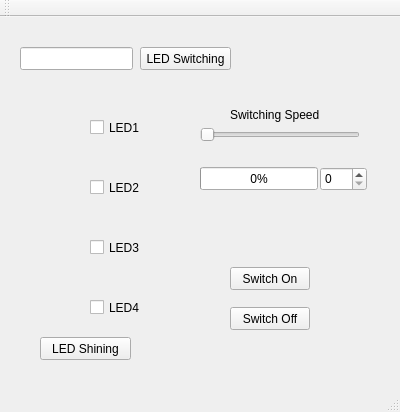
<?xml version="1.0" encoding="UTF-8"?>
<ui version="4.0">
 <class>MainWindow</class>
 <widget class="QMainWindow" name="MainWindow">
  <property name="geometry">
   <rect>
    <x>0</x>
    <y>0</y>
    <width>400</width>
    <height>412</height>
   </rect>
  </property>
  <property name="windowTitle">
   <string>MainWindow</string>
  </property>
  <widget class="QWidget" name="centralWidget">
   <widget class="QLabel" name="label">
    <property name="geometry">
     <rect>
      <x>20</x>
      <y>80</y>
      <width>61</width>
      <height>51</height>
     </rect>
    </property>
    <property name="text">
     <string/>
    </property>
    <property name="pixmap">
     <pixmap>../light-bulb.png</pixmap>
    </property>
    <property name="scaledContents">
     <bool>true</bool>
    </property>
   </widget>
   <widget class="QLabel" name="label_2">
    <property name="geometry">
     <rect>
      <x>20</x>
      <y>140</y>
      <width>61</width>
      <height>51</height>
     </rect>
    </property>
    <property name="text">
     <string/>
    </property>
    <property name="pixmap">
     <pixmap>../light-bulb.png</pixmap>
    </property>
    <property name="scaledContents">
     <bool>true</bool>
    </property>
   </widget>
   <widget class="QLabel" name="label_3">
    <property name="geometry">
     <rect>
      <x>20</x>
      <y>200</y>
      <width>61</width>
      <height>51</height>
     </rect>
    </property>
    <property name="text">
     <string/>
    </property>
    <property name="pixmap">
     <pixmap>../light-bulb.png</pixmap>
    </property>
    <property name="scaledContents">
     <bool>true</bool>
    </property>
   </widget>
   <widget class="QLabel" name="label_4">
    <property name="geometry">
     <rect>
      <x>20</x>
      <y>260</y>
      <width>61</width>
      <height>51</height>
     </rect>
    </property>
    <property name="text">
     <string/>
    </property>
    <property name="pixmap">
     <pixmap>../light-bulb.png</pixmap>
    </property>
    <property name="scaledContents">
     <bool>true</bool>
    </property>
   </widget>
   <widget class="QCheckBox" name="checkBox">
    <property name="geometry">
     <rect>
      <x>90</x>
      <y>100</y>
      <width>85</width>
      <height>21</height>
     </rect>
    </property>
    <property name="text">
     <string>LED1</string>
    </property>
    <property name="shortcut">
     <string>1</string>
    </property>
   </widget>
   <widget class="QCheckBox" name="checkBox_2">
    <property name="geometry">
     <rect>
      <x>90</x>
      <y>160</y>
      <width>85</width>
      <height>21</height>
     </rect>
    </property>
    <property name="text">
     <string>LED2</string>
    </property>
    <property name="shortcut">
     <string>2</string>
    </property>
   </widget>
   <widget class="QCheckBox" name="checkBox_3">
    <property name="geometry">
     <rect>
      <x>90</x>
      <y>220</y>
      <width>85</width>
      <height>21</height>
     </rect>
    </property>
    <property name="text">
     <string>LED3</string>
    </property>
    <property name="shortcut">
     <string>3</string>
    </property>
   </widget>
   <widget class="QCheckBox" name="checkBox_4">
    <property name="geometry">
     <rect>
      <x>90</x>
      <y>280</y>
      <width>85</width>
      <height>21</height>
     </rect>
    </property>
    <property name="text">
     <string>LED4</string>
    </property>
    <property name="shortcut">
     <string>4</string>
    </property>
   </widget>
   <widget class="QPushButton" name="pushButton">
    <property name="geometry">
     <rect>
      <x>40</x>
      <y>320</y>
      <width>91</width>
      <height>23</height>
     </rect>
    </property>
    <property name="text">
     <string>LED Shining</string>
    </property>
    <property name="shortcut">
     <string>S</string>
    </property>
   </widget>
   <widget class="QLineEdit" name="lineEdit">
    <property name="geometry">
     <rect>
      <x>20</x>
      <y>30</y>
      <width>113</width>
      <height>23</height>
     </rect>
    </property>
   </widget>
   <widget class="QPushButton" name="pushButton_2">
    <property name="geometry">
     <rect>
      <x>140</x>
      <y>30</y>
      <width>91</width>
      <height>23</height>
     </rect>
    </property>
    <property name="text">
     <string>LED Switching</string>
    </property>
   </widget>
   <widget class="QProgressBar" name="progressBar">
    <property name="geometry">
     <rect>
      <x>200</x>
      <y>150</y>
      <width>118</width>
      <height>23</height>
     </rect>
    </property>
    <property name="value">
     <number>0</number>
    </property>
   </widget>
   <widget class="QSlider" name="horizontalSlider">
    <property name="geometry">
     <rect>
      <x>200</x>
      <y>110</y>
      <width>160</width>
      <height>16</height>
     </rect>
    </property>
    <property name="orientation">
     <enum>Qt::Horizontal</enum>
    </property>
   </widget>
   <widget class="QSpinBox" name="spinBox">
    <property name="geometry">
     <rect>
      <x>320</x>
      <y>150</y>
      <width>47</width>
      <height>24</height>
     </rect>
    </property>
   </widget>
   <widget class="QPushButton" name="pushButton_3">
    <property name="geometry">
     <rect>
      <x>230</x>
      <y>250</y>
      <width>80</width>
      <height>23</height>
     </rect>
    </property>
    <property name="text">
     <string>Switch On</string>
    </property>
    <property name="shortcut">
     <string>Q</string>
    </property>
   </widget>
   <widget class="QPushButton" name="pushButton_4">
    <property name="geometry">
     <rect>
      <x>230</x>
      <y>290</y>
      <width>80</width>
      <height>23</height>
     </rect>
    </property>
    <property name="text">
     <string>Switch Off</string>
    </property>
    <property name="shortcut">
     <string>E</string>
    </property>
   </widget>
   <widget class="QLabel" name="label_5">
    <property name="geometry">
     <rect>
      <x>230</x>
      <y>90</y>
      <width>101</width>
      <height>16</height>
     </rect>
    </property>
    <property name="text">
     <string>Switching Speed</string>
    </property>
   </widget>
  </widget>
  <widget class="QMenuBar" name="menuBar">
   <property name="geometry">
    <rect>
     <x>0</x>
     <y>0</y>
     <width>400</width>
     <height>20</height>
    </rect>
   </property>
  </widget>
  <widget class="QToolBar" name="mainToolBar">
   <attribute name="toolBarArea">
    <enum>TopToolBarArea</enum>
   </attribute>
   <attribute name="toolBarBreak">
    <bool>false</bool>
   </attribute>
  </widget>
  <widget class="QStatusBar" name="statusBar"/>
 </widget>
 <layoutdefault spacing="6" margin="11"/>
 <resources/>
 <connections/>
</ui>
